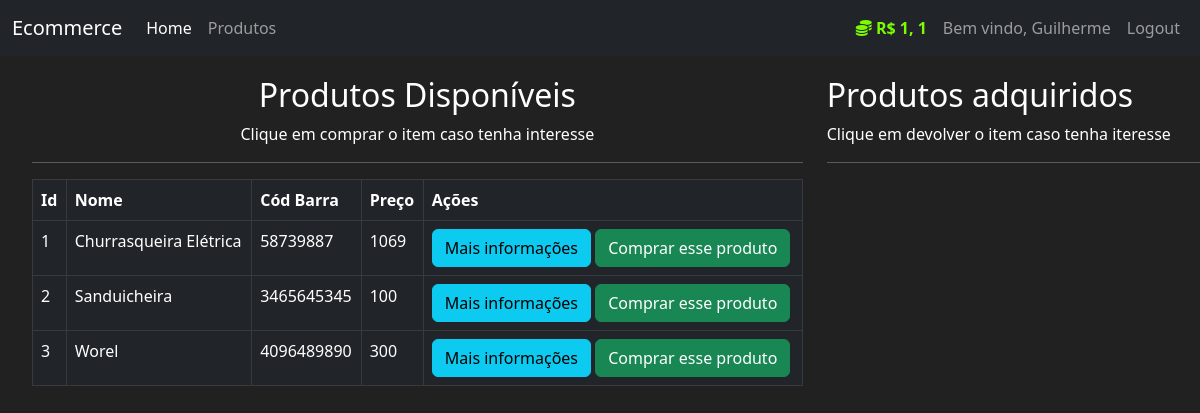
/produtos (signed in), run on an earlier commit of the app's database.
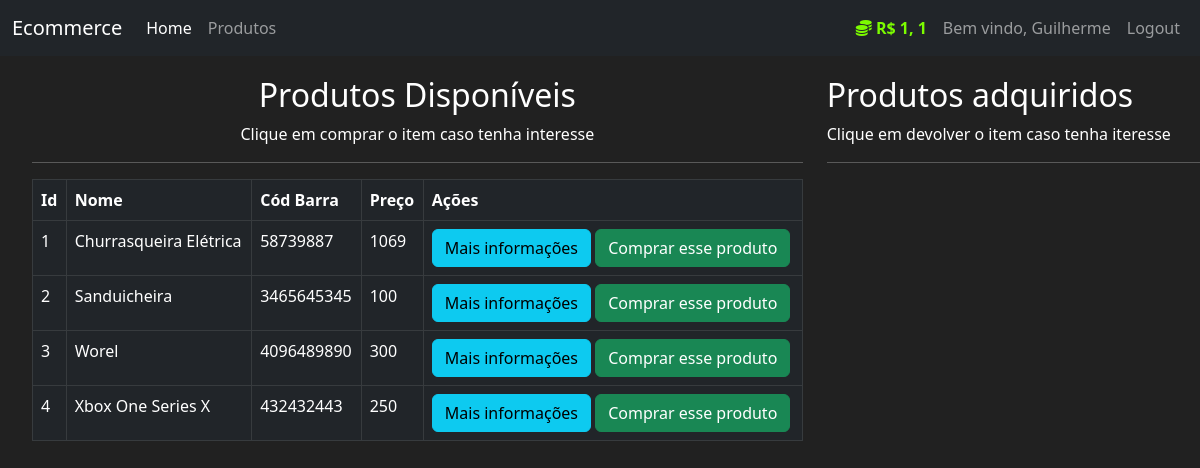
And on a later commit of the database.
### mercado/models.py (models this page shows, shortened)
class User(db.Model, UserMixin):
    id = db.Column(db.Integer, primary_key=True)
    usuario = db.Column(db.String(length=30), nullable=True, unique=True)
    email = db.Column(db.String(length=50), nullable=True, unique=True)
    senha = db.Column(db.String(length=60), nullable=True, unique=True)
    valor = db.Column(db.Integer, nullable=False, default=5000)
    itens = db.relationship('Item', backref='dono_user', lazy=True)
    @property
    def formataValor(self):
        if len(str(self.valor)) >= 4: # R$ 400
            return f"R$ {str(self.valor)[:-3]}, {str(self.valor)[:-3]}"
        else:
            return f"R$ {self.valor}"
    @property
    def senhacrip(self):
        return self.senhacrip

class Item(db.Model):
    id = db.Column(db.Integer, primary_key=True)
    nome = db.Column(db.String(length=30), nullable=False, unique=True)
    preco = db.Column(db.Integer, nullable=False)
    cod_barra = db.Column(db.String(length=12), nullable=False, unique=True)
    descricao = db.Column(db.String(length=1024), nullable=False, unique=True)
    dono = db.Column(db.Integer, db.ForeignKey('user.id'))

### mercado/routes.py (the view)
@app.route('/produtos')
@login_required
def page_produtos():
    compra_form = CompraProdutoForm()
    itens = Item.query.all()
    return render_template('produtos.html', itens=itens, compra_form=compra_form)

### mercado/models.py (called while the page is built)
@login_manager.user_loader
def load_user(user_id):
    return User.query.get(int(user_id))

### mercado/templates/produtos.html (shortened to what this page needs)
{% extends 'base.html' %}
{% block conteudo %}
    <div class="row" style="margin-top: 20px; margin-left: 20px;">
        <div class="col-8">
            <h2 style="text-align: center;">Produtos Disponíveis</h2>
            <p style="text-align: center;">Clique em comprar o item caso tenha interesse</p>
            <hr>
            <table class="table table-hover table-dark table-bordered">
                <thead>
                    <tr>
                        <th scope="col">Id</th>
                        <th scope="col">Nome</th>
                        <th scope="col">Cód Barra</th>
                        <th scope="col">Preço</th>
                        <th scope="col">Ações</th>
                    </tr>
                </thead>
                <tbody>
                    {%for item in itens %}
                    <tr>
                        <td>{{item.id}}</td>
                        <td>{{item.nome}}</td>
                        <td>{{item.cod_barra}}</td>
                        <td>{{item.preco}}</td>
                        <td>
                            <button data-bs-toggle="modal" data-bs-target="#exampleModal-{{item.id}}" class="btn btn-outline btn-info">Mais informações</button>
                            <button data-bs-toggle="modal" data-bs-target="#exampleModalCompra-{{item.id}}" class="btn btn-outline btn-success">Comprar esse produto</button>
                        </td>
                    </tr>
                    {% endfor %}
                </tbody>
            </table>
        </div>
        <div class="col-4">
            <h2>Produtos adquiridos</h2>
            <p>Clique em devolver o item caso tenha iteresse</p>
            <hr>
        </div>
    </div>
{% endblock %}

### mercado/templates/base.html (shortened to what this page needs)
<!DOCTYPE html>
<html lang="en">
<head>
    <link rel="stylesheet" href="https://cdn.jsdelivr.net/npm/bootstrap@5.2.3/dist/css/bootstrap.min.css">
</head>
<body>
    <nav class="navbar navbar-expand-lg navbar-dark bg-dark">
        <div class="container-fluid">
            <a class="navbar-brand" href="#">Ecommerce</a>
            <div class="collapse navbar-collapse" id="navbarNavAltMarkup">
                <div class="navbar-nav me-auto">
                    <a class="nav-link active" aria-current="page" href="{{url_for('page_home')}}">Home</a>
                    <a class="nav-link" href="{{url_for('page_produtos')}}">Produtos</a>
                </div>
                {% if current_user.is_authenticated %}
                <div class="navbar-nav ms-auto">
                    <a class="nav-link" style="color: lawngreen; font-weight: bold">
                        <i class="fas fa-coins"></i>
                        {{current_user.formataValor}}
                    </a>
                    <a class="nav-link">Bem vindo, {{current_user.usuario}}</a>
                    <a class="nav-link" href="{{url_for('page_logout')}}">Logout</a>
                </div>
                {% else %}
                <div class="navbar-nav ms-auto">
                    <a class="nav-link" href="{{url_for('page_login')}}">Login</a>
                    <a class="nav-link" href="{{url_for('page_cadastro')}}">Cadastro</a>
                </div>
                {% endif %}
            </div>
        </div>
    </nav>
    {% block conteudo %}
    {% endblock %}
</body>
</html>

### mercado/templates/base.html (style rules this page uses)
body { background-color: #212121; color: white; }

What changed in the data, as far as the page shows it:
added Item: id "4", nome "Xbox One Series X", cod_barra "432432443", preco "250"
